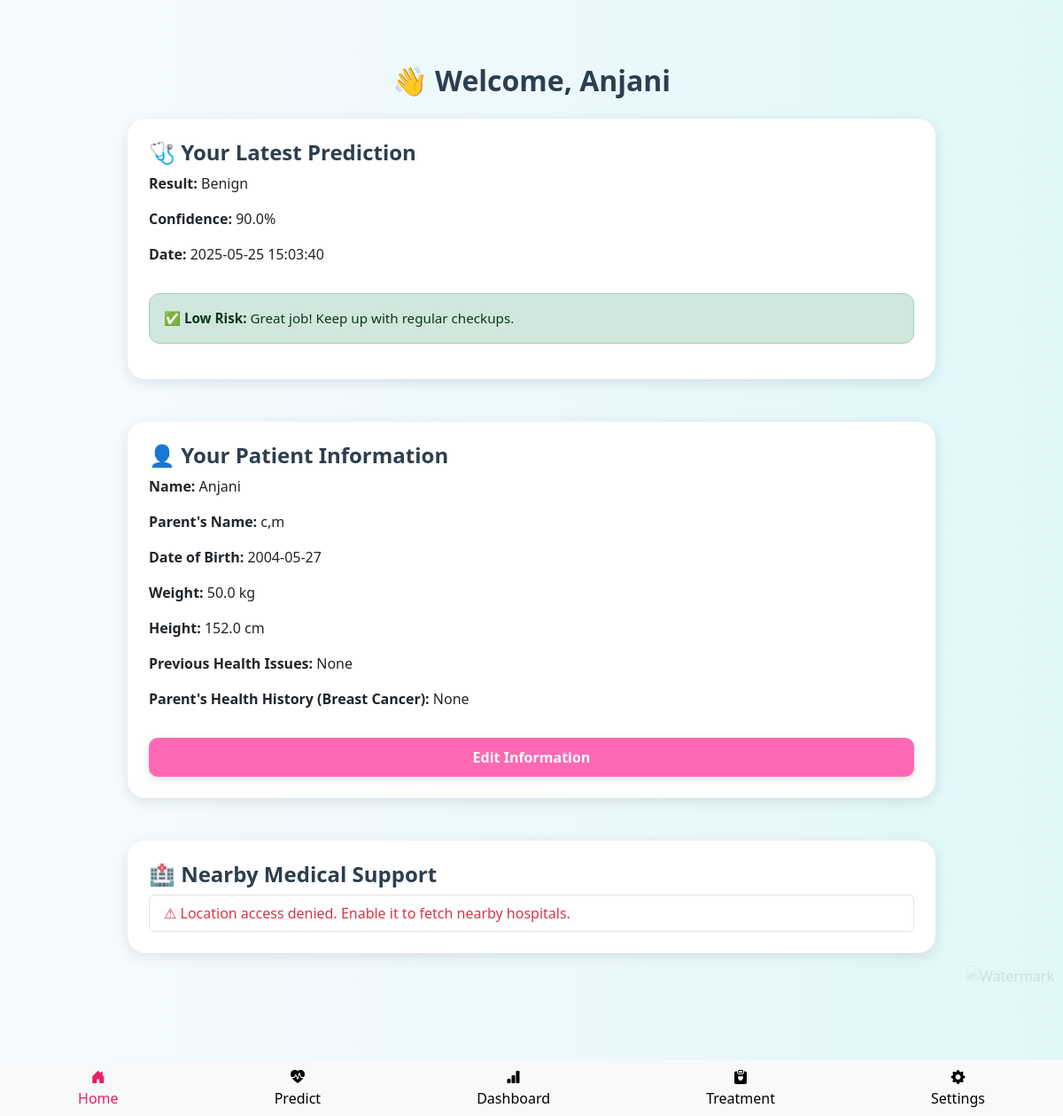
Page / (signed in) on the committed database.
### tables this page shows
CREATE TABLE patient_info (
            user_id INTEGER PRIMARY KEY,
            name TEXT,
            parent_name TEXT,
            dob TEXT,
            weight REAL,
            height REAL,
            previous_health_issues TEXT,
            parent_health_issues TEXT
            );

CREATE TABLE predictions (
                id INTEGER PRIMARY KEY AUTOINCREMENT,
                user_id INTEGER,
                features TEXT,
                prediction TEXT,
                confidence REAL,
                timestamp DATETIME DEFAULT CURRENT_TIMESTAMP, created_at TIMESTAMP,
                FOREIGN KEY(user_id) REFERENCES users(id)
            );

### app.py (the view)
@app.route("/")
@login_required
def home():
    db = get_db()
    user_id = current_user.id
    row = db.execute(
        "SELECT prediction, confidence, timestamp FROM predictions WHERE user_id = ? ORDER BY timestamp DESC LIMIT 1",
        (current_user.id,)
    ).fetchone()
    health_status = 'High' if row and row['prediction'] == 'Malignant' else 'Low'
    patient = db.execute("SELECT * FROM patient_info WHERE user_id = ?", (user_id,)).fetchone()
    max_date = date.today().isoformat()
    db.close()
    return render_template(
        "home.html",
        user_data=current_user,
        last_prediction=row,
        health_status=health_status,
        patient=patient,
        max_date=max_date,
    )

### app.py (called while the page is built)
def get_db():
    db_path = os.path.join(os.path.dirname(__file__), 'database.db')
    db = sqlite3.connect(db_path)
    db.row_factory = sqlite3.Row
    return db

@login_manager.user_loader
def load_user(user_id):
    db = get_db()
    user_data = db.execute("SELECT * FROM users WHERE id = ?", (user_id,)).fetchone()
    if user_data:
        return User(id=user_data['id'], username=user_data['username'], email=user_data['email'])
    return None

@app.before_request
def load_logged_in_user():
    if not current_user.is_authenticated:
        g.current_user = type('AnonymousUser', (), {'is_authenticated': False})()
    else:
        user_id = current_user.id
        db = get_db()
        user = db.execute("SELECT * FROM users WHERE id = ?", (user_id,)).fetchone()
        g.current_user = type('User', (), {
            'id': user['id'],
            'username': user['username'],
            'email': user['email'],
            'is_authenticated': True
        })()
        session['darkmode'] = user['darkmode']
        session['notifications'] = user['notifications']

@app.context_processor
def inject_user():
    return dict(current_user=g.current_user)

### templates/home.html (shortened to what this page needs)
{% extends "base.html" %}
{% block content %}
<div class="container mt-5">
    <h2 class="mb-4 text-center">👋 Welcome, {{ patient.name if patient else user_data.name }}</h2>
    {% if last_prediction %}
<div class="card mt-4 p-4">
    <h4>🩺 Your Latest Prediction</h4>
    <p><strong>Result:</strong> {{ last_prediction.prediction }}</p>
    <p><strong>Confidence:</strong> {{ last_prediction.confidence }}%</p>
    <p><strong>Date:</strong> {{ last_prediction.timestamp }}</p>
    {% if health_status == 'High' %}
        <div class="alert alert-danger mt-3">
            🚨 <strong>High Risk Detected:</strong> Please consult a specialist soon.
        </div>
    {% else %}
        <div class="alert alert-success mt-3">
            ✅ <strong>Low Risk:</strong> Great job! Keep up with regular checkups.
        </div>
    {% endif %}
</div>
{% endif %}
    <div class="card mt-5 p-4">
        <h4>👤 Your Patient Information</h4>
        {% if edit_data %}
            <form method="POST" action="{{ url_for('submit_info') }}">
                <div class="mb-3">
                    <label>Name</label>
                    <input type="text" name="name" class="form-control" value="{{ edit_data.name }}" required>
                </div>
                <div class="mb-3">
                    <label>Parent's Name</label>
                    <input type="text" name="parent_name" class="form-control" value="{{ edit_data.parent_name }}" required>
                </div>
                <div class="mb-3">
                    <label>Date of Birth</label>
                    <input type="date" name="dob" class="form-control" value="{{ edit_data.dob }}" required max="{{ max_date }}">
                </div>
                <div class="mb-3">
                    <label>Weight (kg)</label>
                    <input type="number" name="weight" class="form-control" step="0.1" value="{{ edit_data.weight }}" required>
                </div>
                <div class="mb-3">
                    <label>Height (cm)</label>
                    <input type="number" name="height" class="form-control" step="0.1" value="{{ edit_data.height }}" required>
                </div>
                <div class="mb-3">
                    <label>Previous Health Issues</label>
                    <textarea name="previous_health_issues" class="form-control">{{ edit_data.previous_health_issues }}</textarea>
                </div>
                <div class="mb-3">
                    <label>Parent's Health History (related to breast cancer)</label>
                    <textarea name="parent_health_issues" class="form-control">{{ edit_data.parent_health_issues }}</textarea>
                </div>
                <button type="submit" class="btn btn-pink">Save Changes</button>
            </form>
        {% elif patient %}
            <p><strong>Name:</strong> {{ patient.name }}</p>
            <p><strong>Parent's Name:</strong> {{ patient.parent_name }}</p>
            <p><strong>Date of Birth:</strong> {{ patient.dob }}</p>
            <p><strong>Weight:</strong> {{ patient.weight }} kg</p>
            <p><strong>Height:</strong> {{ patient.height }} cm</p>
            <p><strong>Previous Health Issues:</strong> {{ patient.previous_health_issues or 'None' }}</p>
            <p><strong>Parent's Health History (Breast Cancer):</strong> {{ patient.parent_health_issues or 'None' }}</p>
            <a href="{{ url_for('edit_info') }}" class="btn btn-pink mt-3">Edit Information</a>
        {% endif %}
    </div>
    <div class="card mt-5 p-4">
        <h4>🏥 Nearby Medical Support</h4>
        <ul id="hospital-list" class="list-group">
        </ul>
    </div>
</div>
{% endblock %}

### templates/base.html (style rules this page uses)
.light-mode { background-color: #e3f2fd; color: #212529; }
.card { background-color: #ffffff; border-color: #ddd; color: #212529; }
.card h2, .card-title, .card p, .dark-mode .card h2, .dark-mode .card-title, .dark-mode .card p { color: inherit; }
.btn-pink { background-color: #e91e63; color: white; }

### templates/home.html (style rules this page uses)
body { background: linear-gradient(to right, #f8fbff, #e0f7fa); font-family: 'Segoe UI', Tahoma, Geneva, Verdana, sans-serif; }
.container { max-width: 960px; margin: auto; padding-bottom: 60px; }
.card { border-radius: 20px; border: none; background: white; transition: all 0.3s ease; box-shadow: 0 4px 15px rgba(0,0,0,0.1); }
.btn-pink { background-color: #ff69b4; color: white; border: none; font-weight: 600; padding: 10px 20px; border-radius: 10px; box-shadow: 0 3px 8px rgba(0, 0, 0, 0.1); }
h2, h4 { color: #2c3e50; font-weight: 700; }
.alert { border-radius: 12px; font-size: 0.95rem; }

### rows in the picture
patient_info: name "Anjani", parent_name "c,m", dob "2004-05-27", weight "50.0", height "152.0", previous_health_issues "None", parent_health_issues "None"
predictions: prediction "Benign", confidence "90.0", timestamp "2025-05-25 15:03:40"
